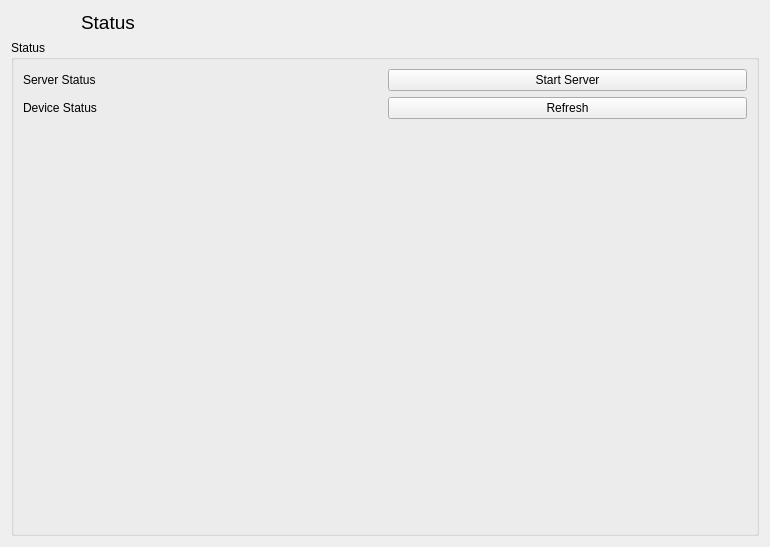
<?xml version="1.0" encoding="UTF-8"?>
<ui version="4.0">
 <class>Welcome</class>
 <widget class="QWidget" name="Welcome">
  <property name="geometry">
   <rect>
    <x>0</x>
    <y>0</y>
    <width>770</width>
    <height>547</height>
   </rect>
  </property>
  <property name="windowTitle">
   <string>Welcome to Tenga</string>
  </property>
  <property name="windowIcon">
   <iconset resource="../../Resources1.qrc">
    <normaloff>:/icons/res/splash.png</normaloff>:/icons/res/splash.png</iconset>
  </property>
  <layout class="QVBoxLayout" name="verticalLayout_2">
   <item>
    <layout class="QHBoxLayout" name="horizontalLayout_3">
     <item>
      <widget class="QLabel" name="image">
       <property name="maximumSize">
        <size>
         <width>64</width>
         <height>64</height>
        </size>
       </property>
       <property name="pixmap">
        <pixmap resource="../../Resources1.qrc">:/icons/res/usb_blue.png</pixmap>
       </property>
       <property name="scaledContents">
        <bool>true</bool>
       </property>
      </widget>
     </item>
     <item>
      <widget class="QLabel" name="title">
       <property name="font">
        <font>
         <pointsize>14</pointsize>
        </font>
       </property>
       <property name="text">
        <string>Status</string>
       </property>
      </widget>
     </item>
    </layout>
   </item>
   <item>
    <widget class="QGroupBox" name="groupBox">
     <property name="title">
      <string>Status</string>
     </property>
     <layout class="QVBoxLayout" name="verticalLayout">
      <item>
       <layout class="QHBoxLayout" name="horizontalLayout">
        <item>
         <widget class="QLabel" name="serverStatus">
          <property name="text">
           <string>Server Status</string>
          </property>
         </widget>
        </item>
        <item>
         <widget class="QPushButton" name="startServer">
          <property name="text">
           <string>Start Server</string>
          </property>
         </widget>
        </item>
       </layout>
      </item>
      <item>
       <layout class="QHBoxLayout" name="horizontalLayout_2">
        <item>
         <widget class="QLabel" name="deviceStatus">
          <property name="text">
           <string>Device Status</string>
          </property>
         </widget>
        </item>
        <item>
         <widget class="QPushButton" name="refreshDeviceList">
          <property name="text">
           <string>Refresh</string>
          </property>
         </widget>
        </item>
       </layout>
      </item>
      <item>
       <spacer name="verticalSpacer">
        <property name="orientation">
         <enum>Qt::Vertical</enum>
        </property>
        <property name="sizeHint" stdset="0">
         <size>
          <width>20</width>
          <height>40</height>
         </size>
        </property>
       </spacer>
      </item>
     </layout>
    </widget>
   </item>
  </layout>
 </widget>
 <resources>
  <include location="../../Resources1.qrc"/>
 </resources>
 <connections/>
</ui>
